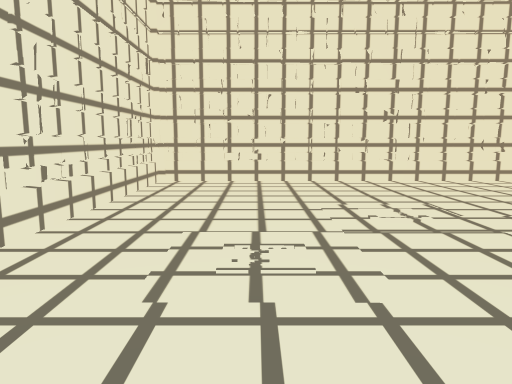
[1] (above)

12 first-person views from a walk through a scene from a Unity 3-D project. The camera is 1.5 m above the floor, tilts 8° down and sees 70° across. The floor is counted in squares, 1 m on a side. Each view is taken from the middle of a square. On the plan, view 1 faces up. The plan holds only what a view shows up to about 16 squares ahead; the rest is blank. Some animated figures are left out. Surface patterns are stand-ins for the level's own textures.

[2]
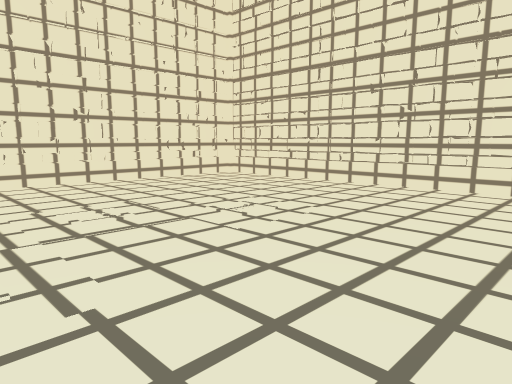

[3]
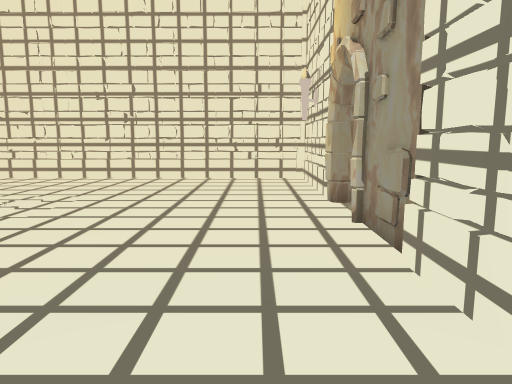

[4]
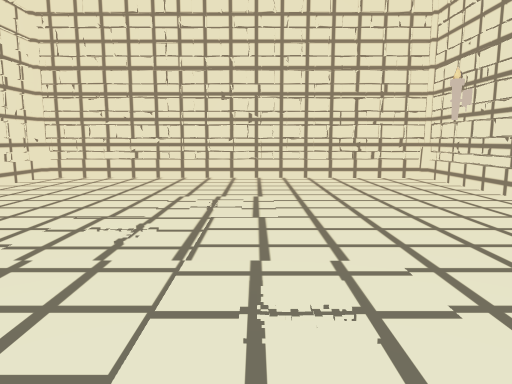

[5]
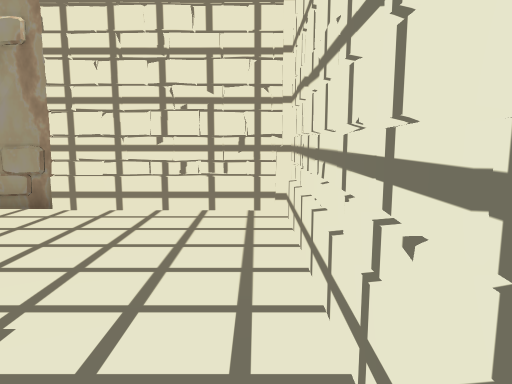

[6]
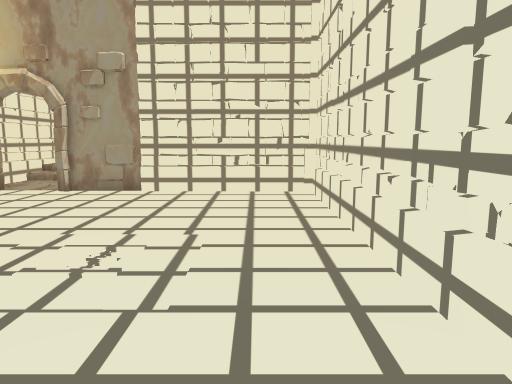

[7]
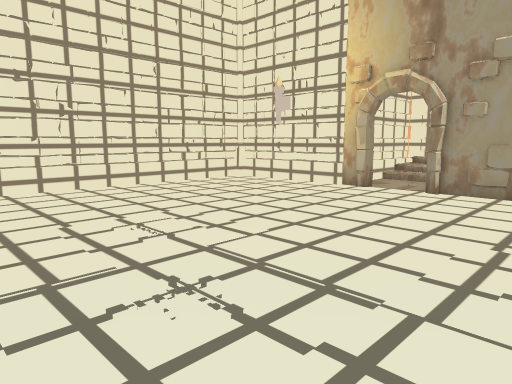

[8]
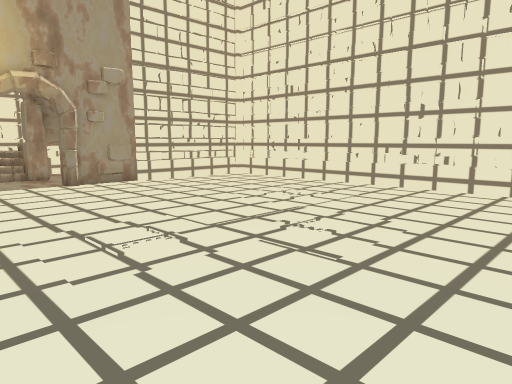

[9]
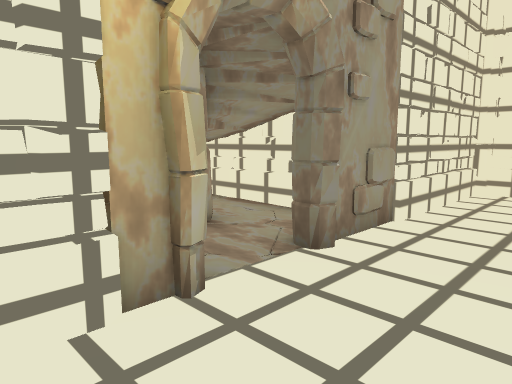

[10]
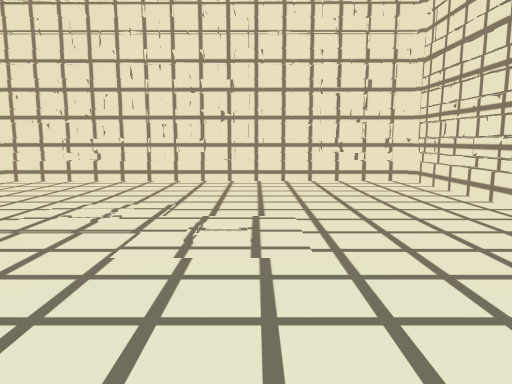

[11]
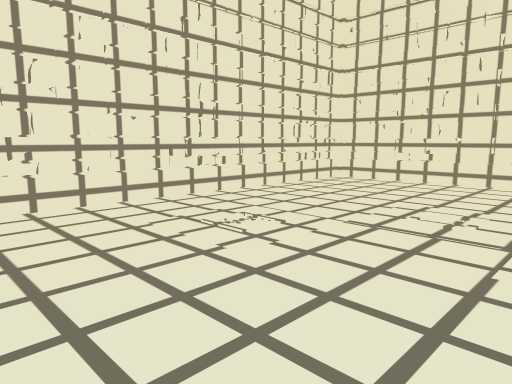

[12]
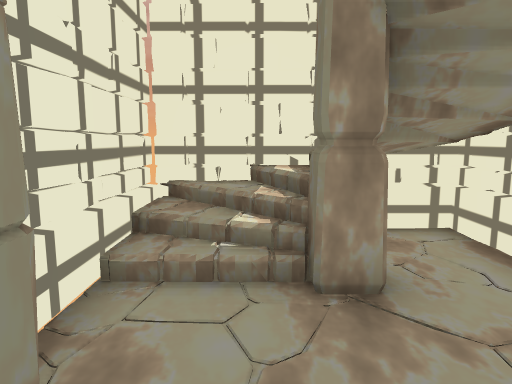

### Floor plan
Ten units are one square. View 1 is at (0, 0); x grows to the right and y downward. Boxes are objects, and circles mark ways between rooms. Rooms are numbered by the first view taken in them; rooms with no view inside come last. Other rooms are left out.
<svg viewBox="-44 -144 169 224">
<path fill="none" stroke="#000" d="M61 18 120 19M58 19 62 17M16 19 22 18M16 21 21 18M-32 -135 -38 -134M-32 -135 -39 -135M116 -136 -36 -136M-37 18 36 18M-37 -139 -37 16 -34 16M118 21 119 -136M38 44 44 44 44 47 69 48M44 54 51 74M17 41 17 71 37 51M40 73 68 73M68 75 68 36M44 49 67 58M43 50 68 75"/>
<circle cx="50" cy="20" r="3" fill="#2a7"/>
<text x="40" y="-60">1</text>
<text x="50" y="40">2</text>
</svg>
Room 1 opens to room 2.

Where each view was taken, in squares from view 1:
view 1: 0 up, 0 right, facing up
view 2: 0 up, 0 right, facing up-right
view 3: 0 up, 3 left, facing right
view 4: 5 up, 3 left, facing right
view 5: 6 up, 3 left, facing down
view 6: 9 up, 2 left, facing down
view 7: 9 up, 0 right, facing down-right
view 8: 11 up, 8 right, facing down-left
view 9: 1 up, 8 right, facing down-left
view 10: 0 up, 6 right, facing up
view 11: 0 up, 5 right, facing up-left
view 12: 1 down, 5 right, facing down
